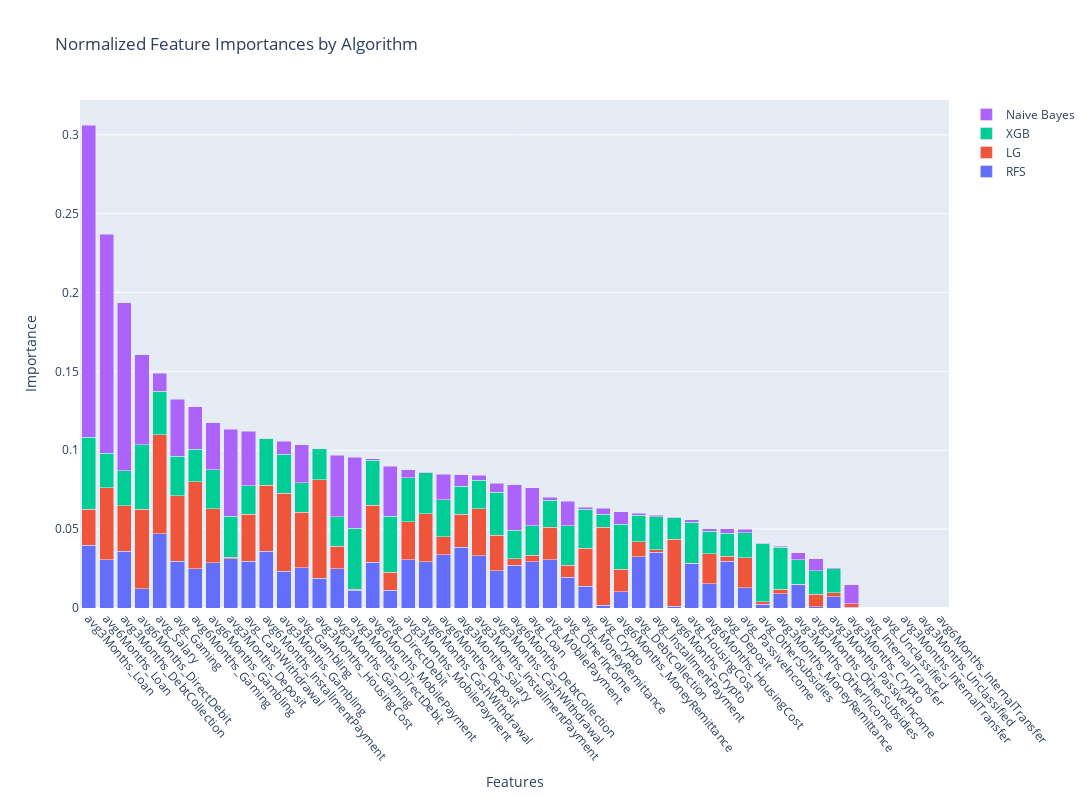

Notebook code cell kept with this figure:
### Code cell
preprocessor = DataPreprocessor(forforsta)
(Xtrain, Ytrain), (Xtest, Ytest), train_upsampled,  = preprocessor.get_split_data_with_upsample_and_scaling(0.7)

# Example usage
models = ['naive_bayes', 'xgboost', 'random_forest', 'logistic_regression']

optimizer = ModelOptimizer(models=models, X_train=Xtrain, y_train=Ytrain, n_trials=100)
best_params, best_models = optimizer.run()

# Usage
# Assuming best_models, Xtrain, Ytrain, Xtest, Ytest, train_upsampled are predefined
evaluator = ModelEvaluator(Xtrain, Ytrain, Xtest, Ytest, best_models)
evaluator.evaluate_models()
evaluator.plot_roc_curves()


# Usage
# Assuming best_models, train_upsampled, and forforsta are predefined
feature_importance = FeatureImportance(train_upsampled, best_models, forforsta)
feature_importance.calculate_importances()
feature_importance.calculate_cumulative_importance()
features_to_keep, features_to_discard = feature_importance.find_highly_correlated_features()

print("Features to keep:", features_to_keep)
print("Features to discard:", features_to_discard)

sorted_features = feature_importance.plot_importances()


## Filter away highly correlated features and take away the absolut worst
filtered_list = [item for item in sorted_features if item not in features_to_discard]
SelectionOne = filtered_list[:30]

### Figure 1 — Plotly figure (JSON) as saved in the notebook; plotly's stock layout.template omitted (floating-point values rounded to 4 significant figures)
{"data": [{"name": "RFS", "type": "bar", "x": ["avg3Months_Loan", "avg6Months_Loan", "avg3Months_DebtCollection", "avg6Months_DirectDebit", "avg_Salary", "avg_Gaming", "avg6Months_Gaming", "avg6Months_Gambling", "avg3Months_Deposit", "avg_CashWithdrawal", "avg6Months_InstallmentPayment", "avg3Months_Gambling", "avg_Gambling", "avg3Months_HousingCost", "avg3Months_Gaming", "avg3Months_DirectDebit", "avg6Months_MobilePayment", "avg_DirectDebit", "avg3Months_MobilePayment", "avg6Months_CashWithdrawal", "avg6Months_Deposit", "avg3Months_Salary", "avg3Months_InstallmentPayment", "avg3Months_CashWithdrawal", "avg6Months_DebtCollection", "avg_Loan", "avg_MobilePayment", "avg_OtherIncome", "avg_MoneyRemittance", "avg_Crypto", "avg6Months_MoneyRemittance", "avg_DebtCollection", "avg_InstallmentPayment", "avg6Months_Crypto", "avg_HousingCost", "avg6Months_HousingCost", "avg_Deposit", "avg_PassiveIncome", "avg_OtherSubsidies", "avg3Months_MoneyRemittance", "avg3Months_OtherIncome", "avg3Months_OtherSubsidies", "avg3Months_PassiveIncome", "avg3Months_Crypto", "avg_InternalTransfer", "avg_Unclassified", "avg3Months_InternalTransfer", "avg3Months_Unclassified", "avg6Months_InternalTransfer"], "y": [0.03976, 0.03073, 0.03614, 0.01218, 0.04713, 0.02967, 0.02475, 0.02855, 0.03127, 0.02952, 0.03596, 0.02319, 0.02558, 0.0188, 0.02496, 0.0111, 0.02886, 0.01137, 0.03059, 0.02925, 0.03374, 0.0386, 0.03306, 0.02363, 0.02712, 0.02938, 0.03054, 0.01956, 0.01388, 0.001651, 0.01025, 0.03245, 0.03528, 0.001016, 0.02792, 0.01543, 0.02972, 0.01288, 0.002287, 0.009094, 0.0149, 0.0007274, 0.007114, 0.0004157, 0, 0, 0, 0, 0]}, {"name": "LG", "type": "bar", "x": ["avg3Months_Loan", "avg6Months_Loan", "avg3Months_DebtCollection", "avg6Months_DirectDebit", "avg_Salary", "avg_Gaming", "avg6Months_Gaming", "avg6Months_Gambling", "avg3Months_Deposit", "avg_CashWithdrawal", "avg6Months_InstallmentPayment", "avg3Months_Gambling", "avg_Gambling", "avg3Months_HousingCost", "avg3Months_Gaming", "avg3Months_DirectDebit", "avg6Months_MobilePayment", "avg_DirectDebit", "avg3Months_MobilePayment", "avg6Months_CashWithdrawal", "avg6Months_Deposit", "avg3Months_Salary", "avg3Months_InstallmentPayment", "avg3Months_CashWithdrawal", "avg6Months_DebtCollection", "avg_Loan", "avg_MobilePayment", "avg_OtherIncome", "avg_MoneyRemittance", "avg_Crypto", "avg6Months_MoneyRemittance", "avg_DebtCollection", "avg_InstallmentPayment", "avg6Months_Crypto", "avg_HousingCost", "avg6Months_HousingCost", "avg_Deposit", "avg_PassiveIncome", "avg_OtherSubsidies", "avg3Months_MoneyRemittance", "avg3Months_OtherIncome", "avg3Months_OtherSubsidies", "avg3Months_PassiveIncome", "avg3Months_Crypto", "avg_InternalTransfer", "avg_Unclassified", "avg3Months_InternalTransfer", "avg3Months_Unclassified", "avg6Months_InternalTransfer"], "y": [0.02293, 0.04549, 0.02864, 0.05041, 0.06285, 0.04138, 0.05525, 0.03426, 0.0009159, 0.03001, 0.04197, 0.04963, 0.03516, 0.06251, 0.0141, 0.0009368, 0.03626, 0.01125, 0.02405, 0.03065, 0.01142, 0.02087, 0.0298, 0.02256, 0.004019, 0.00408, 0.02078, 0.007492, 0.02416, 0.04969, 0.01433, 0.009521, 0.00174, 0.04261, 0.0004905, 0.01881, 0.003141, 0.01887, 0.001548, 0.002717, 0.0001162, 0.00791, 0.002436, 0.002251, 0, 0, 0, 0, 0]}, {"name": "XGB", "type": "bar", "x": ["avg3Months_Loan", "avg6Months_Loan", "avg3Months_DebtCollection", "avg6Months_DirectDebit", "avg_Salary", "avg_Gaming", "avg6Months_Gaming", "avg6Months_Gambling", "avg3Months_Deposit", "avg_CashWithdrawal", "avg6Months_InstallmentPayment", "avg3Months_Gambling", "avg_Gambling", "avg3Months_HousingCost", "avg3Months_Gaming", "avg3Months_DirectDebit", "avg6Months_MobilePayment", "avg_DirectDebit", "avg3Months_MobilePayment", "avg6Months_CashWithdrawal", "avg6Months_Deposit", "avg3Months_Salary", "avg3Months_InstallmentPayment", "avg3Months_CashWithdrawal", "avg6Months_DebtCollection", "avg_Loan", "avg_MobilePayment", "avg_OtherIncome", "avg_MoneyRemittance", "avg_Crypto", "avg6Months_MoneyRemittance", "avg_DebtCollection", "avg_InstallmentPayment", "avg6Months_Crypto", "avg_HousingCost", "avg6Months_HousingCost", "avg_Deposit", "avg_PassiveIncome", "avg_OtherSubsidies", "avg3Months_MoneyRemittance", "avg3Months_OtherIncome", "avg3Months_OtherSubsidies", "avg3Months_PassiveIncome", "avg3Months_Crypto", "avg_InternalTransfer", "avg_Unclassified", "avg3Months_InternalTransfer", "avg3Months_Unclassified", "avg6Months_InternalTransfer"], "y": [0.0456, 0.02187, 0.02239, 0.04107, 0.02734, 0.0251, 0.02073, 0.02484, 0.02605, 0.01802, 0.02986, 0.02458, 0.01865, 0.01957, 0.01889, 0.03843, 0.02871, 0.03556, 0.02794, 0.02592, 0.02345, 0.01786, 0.0183, 0.02711, 0.01807, 0.01872, 0.01712, 0.02508, 0.02457, 0.008187, 0.02861, 0.01696, 0.02091, 0.01363, 0.02604, 0.01448, 0.0145, 0.0161, 0.03681, 0.02662, 0.01548, 0.01505, 0.01521, 0, 0, 0, 0, 0, 0]}, {"name": "Naive Bayes", "type": "bar", "x": ["avg3Months_Loan", "avg6Months_Loan", "avg3Months_DebtCollection", "avg6Months_DirectDebit", "avg_Salary", "avg_Gaming", "avg6Months_Gaming", "avg6Months_Gambling", "avg3Months_Deposit", "avg_CashWithdrawal", "avg6Months_InstallmentPayment", "avg3Months_Gambling", "avg_Gambling", "avg3Months_HousingCost", "avg3Months_Gaming", "avg3Months_DirectDebit", "avg6Months_MobilePayment", "avg_DirectDebit", "avg3Months_MobilePayment", "avg6Months_CashWithdrawal", "avg6Months_Deposit", "avg3Months_Salary", "avg3Months_InstallmentPayment", "avg3Months_CashWithdrawal", "avg6Months_DebtCollection", "avg_Loan", "avg_MobilePayment", "avg_OtherIncome", "avg_MoneyRemittance", "avg_Crypto", "avg6Months_MoneyRemittance", "avg_DebtCollection", "avg_InstallmentPayment", "avg6Months_Crypto", "avg_HousingCost", "avg6Months_HousingCost", "avg_Deposit", "avg_PassiveIncome", "avg_OtherSubsidies", "avg3Months_MoneyRemittance", "avg3Months_OtherIncome", "avg3Months_OtherSubsidies", "avg3Months_PassiveIncome", "avg3Months_Crypto", "avg_InternalTransfer", "avg_Unclassified", "avg3Months_InternalTransfer", "avg3Months_Unclassified", "avg6Months_InternalTransfer"], "y": [0.1977, 0.1389, 0.1064, 0.0569, 0.01156, 0.03627, 0.02675, 0.02975, 0.0552, 0.03456, 6.046e-07, 0.008438, 0.02405, 0.0002338, 0.03898, 0.04497, 0.0006684, 0.03156, 0.005142, 0.0001484, 0.01607, 0.007204, 0.003048, 0.005893, 0.02904, 0.02416, 0.001632, 0.01547, 0.001412, 0.003689, 0.007863, 0.001281, 0.0008885, 0.0003008, 0.00159, 0.001608, 0.00296, 0.002041, 0.0003805, 0.0007348, 0.004488, 0.007416, 0.0006178, 0.01203, 0, 0, 0, 0, 0]}], "layout": {"barmode": "stack", "height": 800, "title": {"text": "Normalized Feature Importances by Algorithm"}, "width": 1800, "xaxis": {"categoryorder": "total descending", "tickangle": 50, "title": {"text": "Features"}}, "yaxis": {"title": {"text": "Importance"}}}}
